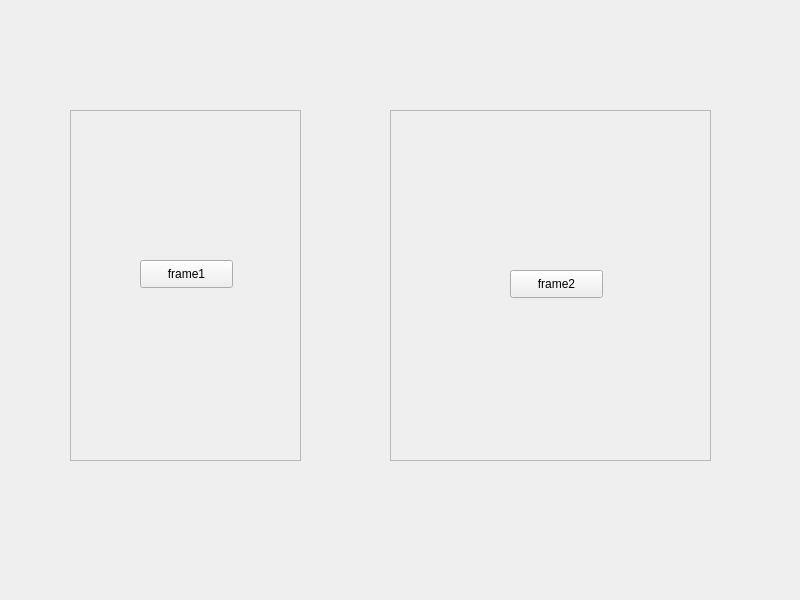
<?xml version="1.0" encoding="UTF-8"?>
<ui version="4.0">
 <class>Widget</class>
 <widget class="QWidget" name="Widget">
  <property name="geometry">
   <rect>
    <x>0</x>
    <y>0</y>
    <width>800</width>
    <height>600</height>
   </rect>
  </property>
  <property name="windowTitle">
   <string>Widget</string>
  </property>
  <widget class="QFrame" name="frame">
   <property name="geometry">
    <rect>
     <x>70</x>
     <y>110</y>
     <width>231</width>
     <height>351</height>
    </rect>
   </property>
   <property name="frameShape">
    <enum>QFrame::StyledPanel</enum>
   </property>
   <property name="frameShadow">
    <enum>QFrame::Raised</enum>
   </property>
   <widget class="QPushButton" name="pushButton">
    <property name="geometry">
     <rect>
      <x>70</x>
      <y>150</y>
      <width>93</width>
      <height>28</height>
     </rect>
    </property>
    <property name="text">
     <string>frame1</string>
    </property>
   </widget>
  </widget>
  <widget class="QFrame" name="frame_2">
   <property name="geometry">
    <rect>
     <x>390</x>
     <y>110</y>
     <width>321</width>
     <height>351</height>
    </rect>
   </property>
   <property name="frameShape">
    <enum>QFrame::StyledPanel</enum>
   </property>
   <property name="frameShadow">
    <enum>QFrame::Raised</enum>
   </property>
   <widget class="QPushButton" name="pushButton_2">
    <property name="geometry">
     <rect>
      <x>120</x>
      <y>160</y>
      <width>93</width>
      <height>28</height>
     </rect>
    </property>
    <property name="text">
     <string>frame2</string>
    </property>
   </widget>
  </widget>
 </widget>
 <resources/>
 <connections/>
</ui>
